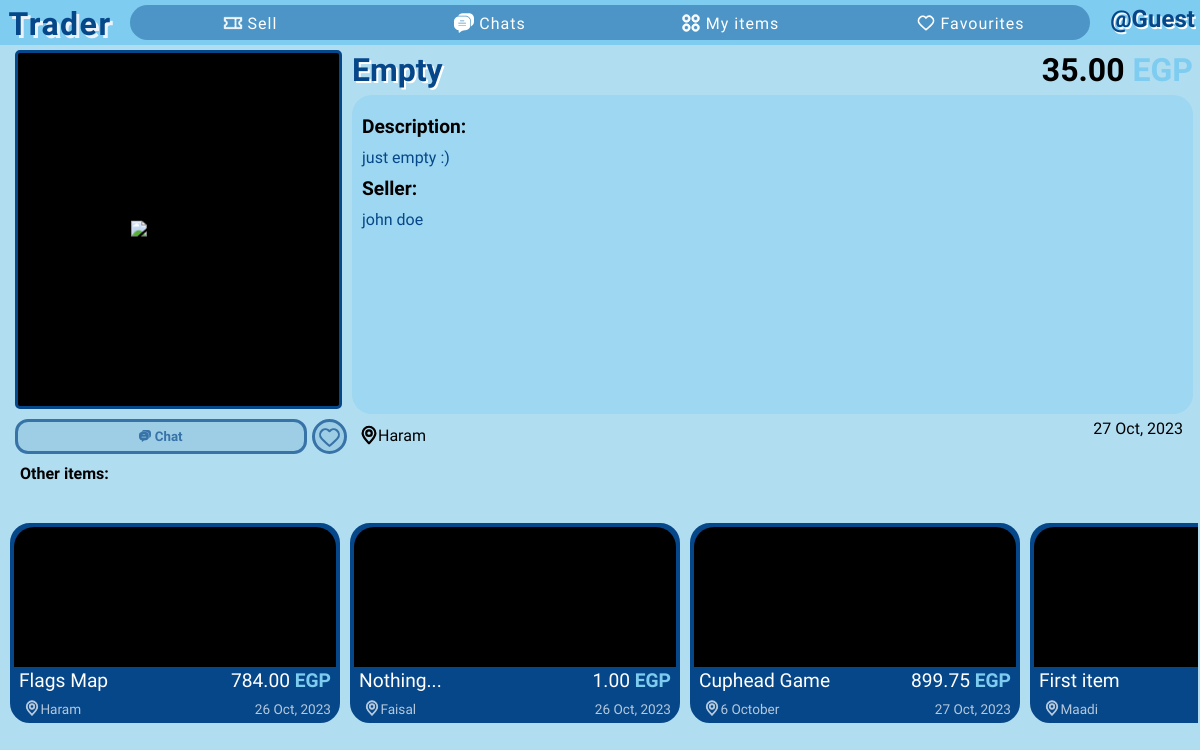
Page /7/ on the committed database.
### app/models.py (models this page shows)
class Item(db.Model):
    id = db.Column(db.Integer, primary_key=True)  # Item ID
    title = db.Column(db.String(100), nullable=False)  # Item title
    description = db.Column(db.Text, nullable=False)  # Item description
    location = db.Column(db.String(100), nullable=False)  # Item location
    price = db.Column(db.Float, default=0, nullable=False)  # Item price
    is_sold = db.Column(db.Boolean, default=False)  # Is item sold?
    created_at = db.Column(db.DateTime)  # Item creation timestamp
    owner = db.Column(db.Integer, db.ForeignKey("user.id"), nullable=False)  # Owner of the item
    images = db.relationship('Image', backref='images_set', lazy=True)  # Images associated with the item
    chats = db.relationship('Chat', backref='chats_set', lazy=True)  # Chats related to the item

class User(db.Model, UserMixin):
    id = db.Column(db.Integer, primary_key=True)  # User ID
    firstname = db.Column(db.String(50), nullable=False)  # First name
    lastname = db.Column(db.String(50), nullable=False)  # Last name
    username = db.Column(db.String(30), unique=True, nullable=False)  # Unique username
    email = db.Column(db.String(120), unique=True, nullable=False)  # Unique email
    password = db.Column(db.String(120), nullable=False)  # Password
    profile_color = db.Column(db.String(25), nullable=True, default=None)  # Profile color
    sent_chat = db.relationship('Chat', backref='sent_by_set', lazy=True, foreign_keys='Chat.sent_by')  # Chats sent by this user
    received_chat = db.relationship('Chat', backref='received_by_set', lazy=True, foreign_keys='Chat.received_by')  # Chats received by this user
    items = db.relationship('Item', backref='item_owner', lazy=True)  # Items posted by this user
    contacts = db.relationship('User', secondary=user_contacts,  # Many-to-many relationship for contacts
                               primaryjoin=(user_contacts.c.contact_id == id),
                               secondaryjoin=(user_contacts.c.contacted_id == id),
                               backref=db.backref('contacted_by', lazy='dynamic'),
                               lazy='dynamic')
    favourites = db.relationship('Item', secondary=favourite_items, backref=db.backref('fav_users', lazy='dynamic'))  # Many-to-many relationship for favorite items

### app/routes.py (the view)
@app.get("/<int:item_id>/")
def single_item(item_id):
    items = []
    item = None
    for entry in Item.query.all():
        if entry.id == item_id:
            item = entry
            seller = User.query.get(item.owner)
        elif entry.is_sold == False:
            items.append(entry)
    if not item:
        abort(404)
    if current_user.is_authenticated:
        is_favourite = item in current_user.favourites
    else:
        is_favourite = False
    return render_template("single-item.html", items=items, item=item, seller=seller, is_favourite=is_favourite)

### app/templates/single-item.html (shortened to what this page needs)
{% extends 'base.html' %}
{% block head %}
    <link rel="stylesheet" href="{{ url_for('static', filename='css/partials/item.css') }}">
    <link rel="stylesheet" href="{{ url_for('static', filename='css/single-item.css') }}">
{% endblock %}
{% block content %}
    <div class="grid-cont">
        <div class="item-img-cont">
            <img src="{{ url_for('serve_image', img_id=item.images[0].id) }}" alt="item-image">
        </div>
        {% if current_user.id == seller.id %}
        <div class="seller-btns edit-delete-status">
            <button class="edit-btn" id="edit-{{ item.id }}">
                <svg fill="green" height="12px" width="12px" version="1.1" xmlns="http://www.w3.org/2000/svg" xmlns:xlink="http://www.w3.org/1999/xlink" viewBox="0 0 348.882 348.882" xml:space="preserve" stroke="green"><g id="SVGRepo_bgCarrier" stroke-width="0"></g><g id="SVGRepo_tracerCarrier" stroke-linecap="round" stroke-linejoin="round"></g><g id="SVGRepo_iconCarrier"> <g> <path d="M333.988,11.758l-0.42-0.383C325.538,4.04,315.129,0,304.258,0c-12.187,0-23.888,5.159-32.104,14.153L116.803,184.231 c-1.416,1.55-2.49,3.379-3.154,5.37l-18.267,54.762c-2.112,6.331-1.052,13.333,2.835,18.729c3.918,5.438,10.23,8.685,16.886,8.685 c0,0,0.001,0,0.001,0c2.879,0,5.693-0.592,8.362-1.76l52.89-23.138c1.923-0.841,3.648-2.076,5.063-3.626L336.771,73.176 C352.937,55.479,351.69,27.929,333.988,11.758z M130.381,234.247l10.719-32.134l0.904-0.99l20.316,18.556l-0.904,0.99 L130.381,234.247z M314.621,52.943L182.553,197.53l-20.316-18.556L294.305,34.386c2.583-2.828,6.118-4.386,9.954-4.386 c3.365,0,6.588,1.252,9.082,3.53l0.419,0.383C319.244,38.922,319.63,47.459,314.621,52.943z"></path> <path d="M303.85,138.388c-8.284,0-15,6.716-15,15v127.347c0,21.034-17.113,38.147-38.147,38.147H68.904 c-21.035,0-38.147-17.113-38.147-38.147V100.413c0-21.034,17.113-38.147,38.147-38.147h131.587c8.284,0,15-6.716,15-15 s-6.716-15-15-15H68.904c-37.577,0-68.147,30.571-68.147,68.147v180.321c0,37.576,30.571,68.147,68.147,68.147h181.798 c37.576,0,68.147-30.571,68.147-68.147V153.388C318.85,145.104,312.134,138.388,303.85,138.388z"></path> </g> </g></svg>
                Edit
            </button>
            <button class="delete-btn" id="delete-{{ item.id }}">
                <svg fill="red" width="12px" height="12px" version="1.1" xmlns="http://www.w3.org/2000/svg" xmlns:xlink="http://www.w3.org/1999/xlink" viewBox="0 0 482.428 482.429" xml:space="preserve" stroke="red"><g id="SVGRepo_bgCarrier" stroke-width="0"></g><g id="SVGRepo_tracerCarrier" stroke-linecap="round" stroke-linejoin="round"></g><g id="SVGRepo_iconCarrier"> <g> <g> <path d="M381.163,57.799h-75.094C302.323,25.316,274.686,0,241.214,0c-33.471,0-61.104,25.315-64.85,57.799h-75.098 c-30.39,0-55.111,24.728-55.111,55.117v2.828c0,23.223,14.46,43.1,34.83,51.199v260.369c0,30.39,24.724,55.117,55.112,55.117 h210.236c30.389,0,55.111-24.729,55.111-55.117V166.944c20.369-8.1,34.83-27.977,34.83-51.199v-2.828 C436.274,82.527,411.551,57.799,381.163,57.799z M241.214,26.139c19.037,0,34.927,13.645,38.443,31.66h-76.879 C206.293,39.783,222.184,26.139,241.214,26.139z M375.305,427.312c0,15.978-13,28.979-28.973,28.979H136.096 c-15.973,0-28.973-13.002-28.973-28.979V170.861h268.182V427.312z M410.135,115.744c0,15.978-13,28.979-28.973,28.979H101.266 c-15.973,0-28.973-13.001-28.973-28.979v-2.828c0-15.978,13-28.979,28.973-28.979h279.897c15.973,0,28.973,13.001,28.973,28.979 V115.744z"></path> <path d="M171.144,422.863c7.218,0,13.069-5.853,13.069-13.068V262.641c0-7.216-5.852-13.07-13.069-13.07 c-7.217,0-13.069,5.854-13.069,13.07v147.154C158.074,417.012,163.926,422.863,171.144,422.863z"></path> <path d="M241.214,422.863c7.218,0,13.07-5.853,13.07-13.068V262.641c0-7.216-5.854-13.07-13.07-13.07 c-7.217,0-13.069,5.854-13.069,13.07v147.154C228.145,417.012,233.996,422.863,241.214,422.863z"></path> <path d="M311.284,422.863c7.217,0,13.068-5.853,13.068-13.068V262.641c0-7.216-5.852-13.07-13.068-13.07 c-7.219,0-13.07,5.854-13.07,13.07v147.154C298.213,417.012,304.067,422.863,311.284,422.863z"></path> </g> </g> </g></svg>
                Delete
            </button>
            <button class="status-btn" id="status-{{ item.id }}">
                {% if item.is_sold %}
                <svg fill="none" width="12px" height="12px" version="1.1" xmlns="http://www.w3.org/2000/svg" xmlns:xlink="http://www.w3.org/1999/xlink" viewBox="0 0 32 32" xml:space="preserve" stroke="black"><g id="SVGRepo_bgCarrier" stroke-whiteidth="0"></g><g id="SVGRepo_tracerCarrier" stroke-linecap="round" stroke-linejoin="round"></g><g id="SVGRepo_iconCarrier"> <style type="text/css"> .linesandangles_een{fill:white;} </style> <path class="linesandangles_een" d="M30,13V7H2v6c1.657,0,3,1.343,3,3s-1.343,3-3,3v6h28v-6c-1.657,0-3-1.343-3-3S28.343,13,30,13z M28,20.582V23h-7v-2h-2v2H4v-2.418C5.764,19.81,7,18.046,7,16s-1.236-3.81-3-4.583V9h15v2h2V9h7v2.417 c-1.764,0.773-3,2.536-3,4.583S26.236,19.81,28,20.582z M19,12h2v2h-2V12z M19,15h2v2h-2V15z M19,18h2v2h-2V18z"></path> </g></svg>
                Mark Active
                {% else %}
                <svg fill="none" width="12px" height="12px" viewBox="-13.6 -13.6 197.20 197.20" xmlns="http://www.w3.org/2000/svg"><g id="SVGRepo_bgCarrier" stroke-width="0"></g><g id="SVGRepo_tracerCarrier" stroke-linecap="round" stroke-linejoin="round" stroke="black" stroke-width="20.4"> <path d="M142.196 30.4125C142.586 30.0637 142.897 29.6356 143.109 29.1567C143.32 28.6778 143.427 28.1592 143.422 27.6357C143.417 27.1122 143.3 26.5959 143.079 26.1213C142.858 25.6467 142.538 25.2248 142.141 24.8838C141.722 24.5249 141.307 24.1678 140.895 23.8127C137.751 21.1093 134.5 18.3102 131.1 15.9225C105.123 -2.36044 78.1316 -2.4633 50.8803 7.23287C26.2068 16.0055 10.3619 33.5563 3.77909 59.3882C-3.56415 88.249 2.86618 113.71 22.9048 135.073C23.4261 135.625 23.9582 136.177 24.4895 136.704C35.2539 147.469 48.6614 154.115 59.2847 158.739C63.8445 160.731 87.2404 163.149 93.5707 162.206C131.19 156.588 155.946 135.37 164.569 99.8725C166.215 92.9194 167.035 85.7962 167.011 78.6508C166.974 71.1466 165.712 63.6988 163.275 56.6012C163.097 56.0703 162.805 55.5851 162.418 55.1805C162.031 54.7759 161.56 54.4618 161.037 54.2606C160.515 54.0595 159.954 53.9764 159.396 54.0171C158.838 54.0579 158.295 54.2216 157.808 54.4965L157.706 54.5547C156.931 54.9984 156.336 55.7005 156.027 56.5381C155.717 57.3757 155.712 58.2954 156.012 59.1364C158.212 65.2371 159.334 71.674 159.327 78.1592C159.251 85.9394 158.198 93.6792 156.192 101.197C150.248 122.8 136.038 138.545 112.75 149.315C89.0741 160.65 55.1215 149.19 46.0879 143.226C36.1031 136.4 27.3663 127.908 20.2596 118.121C9.11418 102.34 6.61369 79.6587 12.6028 58.9229C15.4055 49.3489 20.3036 40.5185 26.9421 33.0722C33.5806 25.6259 41.793 19.7503 50.9838 15.8714C74.8941 5.93474 98.8852 4.18192 122.285 19.0635C125.422 21.061 133.422 27.3424 137.465 30.5501C138.143 31.0882 138.99 31.3691 139.855 31.3432C140.721 31.3172 141.549 30.986 142.194 30.4082L142.196 30.4125Z" fill="#000000"></path> <path d="M74.6287 104.313C76.2312 102.79 77.1115 102.019 77.9173 101.177C103.753 74.1855 132.047 49.8851 160.508 25.7727C161.584 24.8619 162.685 23.7 163.958 23.3737C165.493 22.9815 167.996 23.4326 168.682 24.2661C169.133 24.8821 169.418 25.6035 169.509 26.3612C169.601 27.1189 169.496 27.8875 169.206 28.5932C168.537 30.3474 166.907 31.8498 165.429 33.1629C156.607 41.0019 147.538 48.5708 138.872 56.5716C120.756 73.3024 102.756 90.1576 84.8704 107.137C77.0334 114.561 74.0173 114.862 66.8059 106.929C62.0589 101.705 47.7328 84.0973 43.3455 78.5495C42.7256 77.6872 42.1735 76.7781 41.6941 75.8305C40.7045 74.0756 40.0576 72.1419 42.0246 70.7814C44.2158 69.2662 45.7707 70.8473 47.0696 72.4937C48.384 74.1607 49.5048 75.9916 50.9121 77.5713C55.2811 82.4737 69.908 99.1421 74.6287 104.313Z" fill="#000000"></path> </g><g id="SVGRepo_iconCarrier"> <path d="M142.196 30.4125C142.586 30.0637 142.897 29.6356 143.109 29.1567C143.32 28.6778 143.427 28.1592 143.422 27.6357C143.417 27.1122 143.3 26.5959 143.079 26.1213C142.858 25.6467 142.538 25.2248 142.141 24.8838C141.722 24.5249 141.307 24.1678 140.895 23.8127C137.751 21.1093 134.5 18.3102 131.1 15.9225C105.123 -2.36044 78.1316 -2.4633 50.8803 7.23287C26.2068 16.0055 10.3619 33.5563 3.77909 59.3882C-3.56415 88.249 2.86618 113.71 22.9048 135.073C23.4261 135.625 23.9582 136.177 24.4895 136.704C35.2539 147.469 48.6614 154.115 59.2847 158.739C63.8445 160.731 87.2404 163.149 93.5707 162.206C131.19 156.588 155.946 135.37 164.569 99.8725C166.215 92.9194 167.035 85.7962 167.011 78.6508C166.974 71.1466 165.712 63.6988 163.275 56.6012C163.097 56.0703 162.805 55.5851 162.418 55.1805C162.031 54.7759 161.56 54.4618 161.037 54.2606C160.515 54.0595 159.954 53.9764 159.396 54.0171C158.838 54.0579 158.295 54.2216 157.808 54.4965L157.706 54.5547C156.931 54.9984 156.336 55.7005 156.027 56.5381C155.717 57.3757 155.712 58.2954 156.012 59.1364C158.212 65.2371 159.334 71.674 159.327 78.1592C159.251 85.9394 158.198 93.6792 156.192 101.197C150.248 122.8 136.038 138.545 112.75 149.315C89.0741 160.65 55.1215 149.19 46.0879 143.226C36.1031 136.4 27.3663 127.908 20.2596 118.121C9.11418 102.34 6.61369 79.6587 12.6028 58.9229C15.4055 49.3489 20.3036 40.5185 26.9421 33.0722C33.5806 25.6259 41.793 19.7503 50.9838 15.8714C74.8941 5.93474 98.8852 4.18192 122.285 19.0635C125.422 21.061 133.422 27.3424 137.465 30.5501C138.143 31.0882 138.99 31.3691 139.855 31.3432C140.721 31.3172 141.549 30.986 142.194 30.4082L142.196 30.4125Z" fill="#000000"></path> <path d="M74.6287 104.313C76.2312 102.79 77.1115 102.019 77.9173 101.177C103.753 74.1855 132.047 49.8851 160.508 25.7727C161.584 24.8619 162.685 23.7 163.958 23.3737C165.493 22.9815 167.996 23.4326 168.682 24.2661C169.133 24.8821 169.418 25.6035 169.509 26.3612C169.601 27.1189 169.496 27.8875 169.206 28.5932C168.537 30.3474 166.907 31.8498 165.429 33.1629C156.607 41.0019 147.538 48.5708 138.872 56.5716C120.756 73.3024 102.756 90.1576 84.8704 107.137C77.0334 114.561 74.0173 114.862 66.8059 106.929C62.0589 101.705 47.7328 84.0973 43.3455 78.5495C42.7256 77.6872 42.1735 76.7781 41.6941 75.8305C40.7045 74.0756 40.0576 72.1419 42.0246 70.7814C44.2158 69.2662 45.7707 70.8473 47.0696 72.4937C48.384 74.1607 49.5048 75.9916 50.9121 77.5713C55.2811 82.4737 69.908 99.1421 74.6287 104.313Z" fill="#000000"></path> </g></svg>
                Mark Sold
                {% endif %}
            </button>
        </div>
        {% else %}
        <button class="chat-btn" onclick="window.location.href = `{{ url_for('single_chat', user_id=seller.id) }}?back=/{{ item.id }}/&item-id={{ item.id }}`">
            Chat
        </button>
        <button class="favourite-btn {% if is_favourite %}fav{% endif %}" onclick="toggleFavourite()">
        </button>
        {% endif %}
        <div class="title-price">
            <h2 class="item-title">{{ item.title }}</h2>
            <div class="price-cont">{{ price_format(item.price) }} <span class="egp">EGP</span></div>
        </div>
        <div class="description-cont">
            <div>Description:</div>
            {{ item.description }}
            <div>Seller:</div>
            {{ seller.firstname }} {{ seller.lastname }}
        </div>
        <div class="location-cont">
            {{ item.location }}
        </div>
        <div class="item-created-at">{{ date_format(item.created_at, force_datetime=True) }}</div>
        <div class="other-items-cont">
            <div class="title">Other items:</div>
            <div class="other-items">
                {% for item in items %}
                    {% include 'partials/item.html' %}
                {% endfor %}
            </div>
        </div>
    </div>
{% endblock %}

### app/templates/partials/item.html (shortened to what this page needs)
<div class="single-item-cont location-{% if item.location == '6 October' %}october{% else %}{{ item.location|lower }}{% endif %}" id="item-{{ item.id }}">
    <a class="item" href="{{ url_for('single_item', item_id=item.id) }}">
        <div class="img-cont">
        </div>
        <div class="upper">
            <div class="item-title">{{ item.title }}</div>
            <div class="item-price">{{ price_format(item.price) }} <span class="egp">EGP</span></div>
        </div>
        <div class="lower">
            <div class="item-location">
                {{ item.location }}
            </div>
            <div>{{ date_format(item.created_at) }}</div>
        </div>
    </a>
</div>

### rows in the picture
Item: title "Empty", price "35.00", description "just empty :)", location "Haram", created_at "27 Oct, 2023"
User: firstname "john", lastname "doe"
Item: title "Flags Map", price "784.00", location "Haram", created_at "26 Oct, 2023"
Item: title "Nothing...", price "1.00", location "Faisal", created_at "26 Oct, 2023"
Item: title "Cuphead Game", price "899.75", location "6 October", created_at "27 Oct, 2023"
Item: title "First item", location "Maadi"
